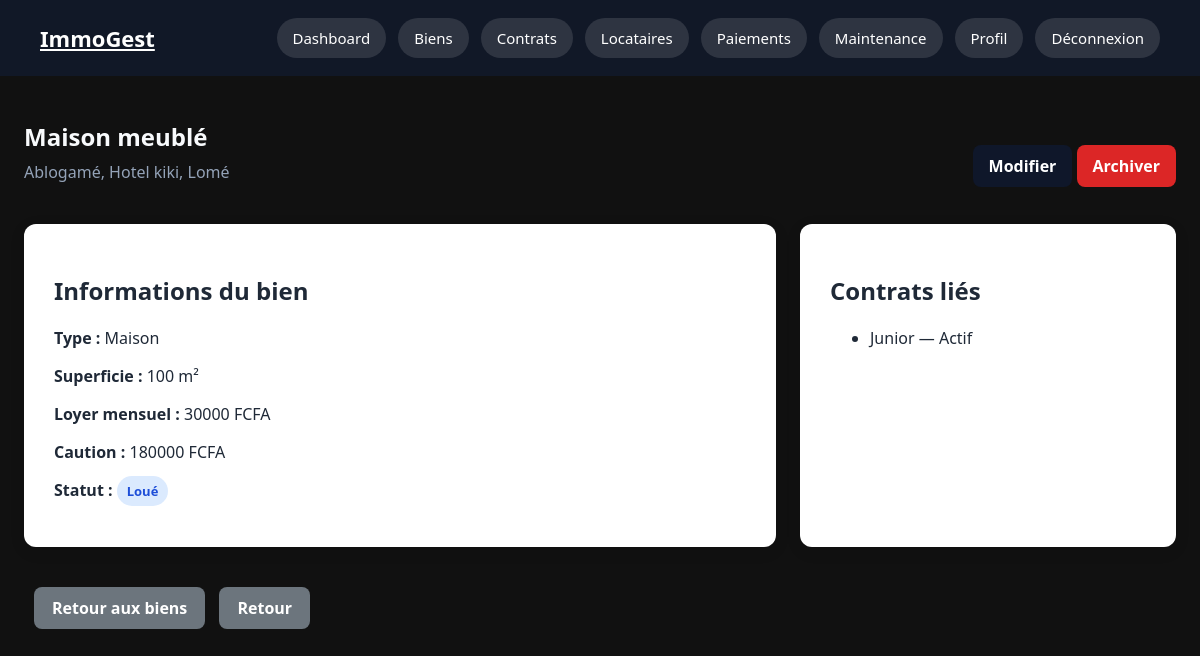
The page /properties/biens/3/ (signed in) on the database its author committed.
### properties/models.py (models this page shows, shortened)
class Bien(models.Model):
    APPARTEMENT = 'appartement'
    VILLA = 'villa'
    STUDIO = 'studio'
    MAISON = 'maison'
    TYPE_BIEN_CHOICES = [
        (APPARTEMENT, 'Appartement'),
        (VILLA, 'Villa'),
        (STUDIO, 'Studio'),
        (MAISON, 'Maison'),
    ]
    LIBRE = 'libre'
    LOUE = 'loue'
    EN_TRAVAUX = 'en_travaux'
    STATUT_CHOICES = [
        (LIBRE, 'Libre'),
        (LOUE, 'Loué'),
        (EN_TRAVAUX, 'En travaux'),
    ]
    proprietaire = models.ForeignKey(
        ProfilProprietaire,
        on_delete=models.CASCADE,
        related_name='biens'
    )
    titre = models.CharField(
        max_length=200
    )
    type_bien = models.CharField(
        max_length=30,
        choices=TYPE_BIEN_CHOICES
    )
    adresse = models.CharField(
        max_length=255
    )
    ville = models.CharField(
        max_length=100,
        default='Lomé'
    )
    superficie = models.PositiveIntegerField(
        help_text='Superficie en m²'
    )
    loyer_mensuel = models.DecimalField(
        max_digits=10,
        decimal_places=0
    )
    caution = models.DecimalField(
        max_digits=10,
        decimal_places=0
    )
    description = models.TextField(
        blank=True
    )
    image = models.ImageField(
        upload_to='biens/',
        blank=True,
        null=True
    )
    statut = models.CharField(
        max_length=20,
        choices=STATUT_CHOICES,
        default=LIBRE
    )
    is_archived = models.BooleanField(
        default=False
    )
    created_at = models.DateTimeField(
        auto_now_add=True
    )
    updated_at = models.DateTimeField(
        auto_now=True
    )
    class Meta:
        verbose_name = 'Bien immobilier'
        verbose_name_plural = 'Biens immobiliers'
        ordering = ['-created_at']

class ContratBail(models.Model):
    ACTIF = 'actif'
    RESILIE = 'resilie'
    EXPIRE = 'expire'
    STATUT_CHOICES = [
        (ACTIF, 'Actif'),
        (RESILIE, 'Résilié'),
        (EXPIRE, 'Expiré'),
    ]
    bien = models.ForeignKey(
        Bien,
        on_delete=models.CASCADE,
        related_name='contrats'
    )
    locataire = models.ForeignKey(
        ProfilLocataire,
        on_delete=models.CASCADE,
        related_name='contrats'
    )
    date_debut = models.DateField()
    date_fin = models.DateField(
        blank=True,
        null=True
    )
    montant_loyer = models.DecimalField(
        max_digits=10,
        decimal_places=0
    )
    montant_caution = models.DecimalField(
        max_digits=10,
        decimal_places=0
    )
    document = models.FileField(
        upload_to='contrats/',
        blank=True,
        null=True
    )
    statut = models.CharField(
        max_length=20,
        choices=STATUT_CHOICES,
        default=ACTIF
    )
    notes = models.TextField(
        blank=True
    )
    is_archived = models.BooleanField(
    default=False
    )
    created_at = models.DateTimeField(
        auto_now_add=True
    )
    updated_at = models.DateTimeField(
        auto_now=True
    )
    class Meta:
        verbose_name = 'Contrat de bail'
        verbose_name_plural = 'Contrats de bail'
        ordering = ['-created_at']

### accounts/models.py (models this page shows, shortened)
class ProfilLocataire(models.Model):
    user = models.OneToOneField(
        User,
        on_delete=models.CASCADE,
        related_name='profil_locataire',
        verbose_name='Utilisateur'
    )
    proprietaire = models.ForeignKey(
        ProfilProprietaire,
        on_delete=models.SET_NULL,
        null=True,
        blank=True,
        related_name='locataires',
        verbose_name='Propriétaire'
    )
    adresse_actuelle = models.CharField(
        max_length=255,
        blank=True,
        verbose_name='Adresse actuelle'
    )
    created_at = models.DateTimeField(
        auto_now_add=True,
        verbose_name='Créé le'
    )
    updated_at = models.DateTimeField(
        auto_now=True,
        verbose_name='Modifié le'
    )
    class Meta:
        verbose_name = 'Profil locataire'
        verbose_name_plural = 'Profils locataires'

class User(AbstractUser):
    PROPRIETAIRE = 'proprietaire'
    LOCATAIRE = 'locataire'
    ROLE_CHOICES = [
        (PROPRIETAIRE, 'Propriétaire'),
        (LOCATAIRE, 'Locataire'),
    ]
    role = models.CharField(
        max_length=20,
        choices=ROLE_CHOICES,
        verbose_name='Rôle'
    )
    telephone = models.CharField(
        max_length=20,
        blank=True,
        verbose_name='Téléphone'
    )
    photo = models.ImageField(
        upload_to='profils/',
        blank=True,
        null=True,
        verbose_name='Photo de profil'
    )
    class Meta:
        verbose_name = 'Utilisateur'
        verbose_name_plural = 'Utilisateurs'

### properties/views.py (the view)
# urls.py: path('biens/<int:pk>/', views.detail_bien, name='detail_bien'),
@login_required
@proprietaire_required
def detail_bien(request, pk):
    profil = request.user.profil_proprietaire
    bien = get_object_or_404(Bien, pk=pk, proprietaire=profil)
    contrats = bien.contrats.all()
    return render(request, 'properties/detail_bien.html', {
        'bien': bien,
        'contrats': contrats
    })

### templates/properties/detail_bien.html (shortened to what this page needs)
{% extends "base.html" %}
{% block content %}
<section class="page-header">
    <div>
        <h1>{{ bien.titre }}</h1>
        <p>{{ bien.adresse }}, {{ bien.ville }}</p>
    </div>
    <div>
        <a href="{% url 'properties:modifier_bien' bien.pk %}" class="btn-link">
            Modifier
        </a>
        <a href="{% url 'properties:archiver_bien' bien.pk %}" class="btn-danger-link">
            Archiver
        </a>
    </div>
</section>
<div class="detail-grid">
    <div class="card">
        <h2>Informations du bien</h2>
        <p><strong>Type :</strong> {{ bien.get_type_bien_display }}</p>
        <p><strong>Superficie :</strong> {{ bien.superficie }} m²</p>
        <p><strong>Loyer mensuel :</strong> {{ bien.loyer_mensuel }} FCFA</p>
        <p><strong>Caution :</strong> {{ bien.caution }} FCFA</p>
        <p>
            <strong>Statut :</strong>
            <span class="badge {{ bien.statut }}">
                {{ bien.get_statut_display }}
            </span>
        </p>
    </div>
    <div class="card">
        <h2>Contrats liés</h2>
        {% if contrats %}
            <ul>
                {% for contrat in contrats %}
                    <li>
                        {{ contrat.locataire.user.username }}
                        —
                        {{ contrat.get_statut_display }}
                    </li>
                {% endfor %}
            </ul>
        {% else %}
            <p>Aucun contrat lié à ce bien pour le moment.</p>
        {% endif %}
    </div>
</div>
<a href="{% url 'properties:liste_biens' %}" class="btn-secondary">
    Retour aux biens
</a>
<a href="{% url 'properties:liste_biens' %}" class="btn btn-secondary">
    Retour
</a>
{% endblock %}

### static/css/style.css (style rules this page uses)
* { box-sizing: border-box; }
body { margin: 0; font-family: Arial, sans-serif; background-color: #f5f7fa; color: #222; }
.page-header { display: flex; justify-content: space-between; align-items: center; gap: 20px; margin-bottom: 30px; flex-wrap: wrap; }
.page-header h1 { margin: 0; color: #f8fafc; }
.page-header p { margin-top: 8px; color: #94a3b8; }
.card { background-color: white; padding: 30px; border-radius: 12px; box-shadow: 0 4px 15px rgba(0, 0, 0, 0.1); }
.btn-link { display: inline-block; margin-top: 12px; background-color: #0f172a; color: white; padding: 10px 16px; border-radius: 8px; text-decoration: none; font-weight: bold; }
.page-header { display: flex; justify-content: space-between; align-items: center; margin-bottom: 25px; }
.badge { padding: 6px 10px; border-radius: 999px; font-size: 13px; font-weight: bold; }
.badge.loue { background-color: #dbeafe; color: #1d4ed8; }
.btn-secondary { margin-left: 10px; color: #0f172a; text-decoration: none; font-weight: bold; }
.detail-grid { display: grid; grid-template-columns: 2fr 1fr; gap: 24px; margin-bottom: 25px; }
.btn-danger, .btn-danger-link { background-color: #dc2626; color: white; padding: 10px 16px; border-radius: 8px; text-decoration: none; font-weight: bold; border: none; }
.btn-secondary { display: inline-block; padding: 10px 18px; background: #6c757d; color: white; text-decoration: none; border-radius: 8px; margin-top: 15px; }
body { background: #f6f4ef; color: #1f2937; }
body { margin: 0; padding: 0; background: #111; font-family: 'Segoe UI', sans-serif; }

### rows shown on the page
Bien: titre "Maison meublé", adresse "Ablogamé, Hotel kiki", ville "Lomé", type_bien "Maison", superficie "100", loyer_mensuel "30000", caution "180000", statut "Loué"
ContratBail: locataire.user.username "Junior", statut "Actif"
